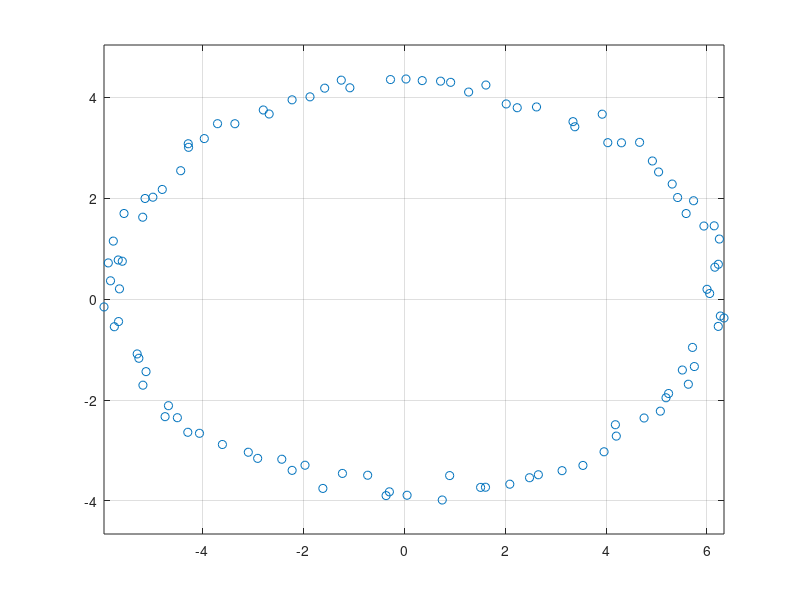

Write the MATLAB code that produced this figure. (Note: this script raises an error after producing the figure.)
addpath("../0.toolkit/thirdparty/")
% ax^2 + bxy + cy^2 + dx + ey + f = 0
aa = 6;
bb = 4;

n = 100;
phi = (1:n)./n*(2*pi);
phi = phi';
x = aa*cos(phi)+0.5*rand(size(phi));
y = bb*sin(phi)+0.5*rand(size(phi));

mio = 1;

if mio == 0
    m = [x';y';ones(1,n)];
    L = [];
    for i = 1: size(m,2)
        L = [L; kron( m(:,i)' , m(:,i)') ];
    end
    [~,~,V] = svd(L*duplication(3));
    C = reshape(duplication(3)*V(:,end),3,3)
else
    %y = Ax
    %In order to avoid the trivial solution (C equals all zero),
    %we set f = 1 and then solve the linear system of equation.
    %see:
    %-- https://scipython.com/blog/direct-linear-least-squares-fitting-of-an-ellipse/
    A = [x.^2 x.*y y.^2 x y];
    b = -ones(length(x), 1);
    %Solution calculated by following:
    %-- https://textbooks.math.gatech.edu/ila/least-squares.html#:~:text=So%20a%20least%2Dsquares%20solution,difference%20b%20%E2%88%92%20Ax%20is%20minimized.
    C = (A'*A)^-1*A'*b;
end

figure(1)
plot(x,y, 'o');
axis equal;
grid on;
hold on;
shg;
cmap = colormap(lines);
if mio == 0
    syms u v real
    gca = ezplot([u;v;1]'* C *[u;v;1], [-aa aa -bb bb] + [-1 1 -1 1] );
else
    a = C(1);
    b = C(2);
    c = C(3);
    d = C(4);
    e = C(5);
    f = 1;
    eq = @(xx,yy) a.*xx.^2+b.*xx.*yy+c.*yy.^2+d.*xx+e.*yy+f;
    gca = fimplicit(eq, [-aa aa -bb bb] + [-1 1 -1 1]);
    %gca = ezplot(eq, [-aa aa -bb bb] + [-1 1 -1 1] );
end

set(gca,'Color', cmap(1,:), 'LineWidth', 1);
hold off;
